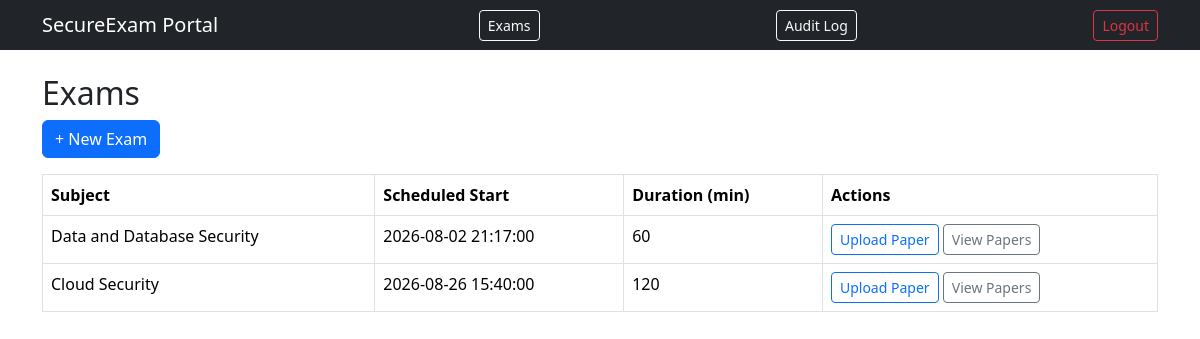
Page /exams (signed in) on the earlier database version.
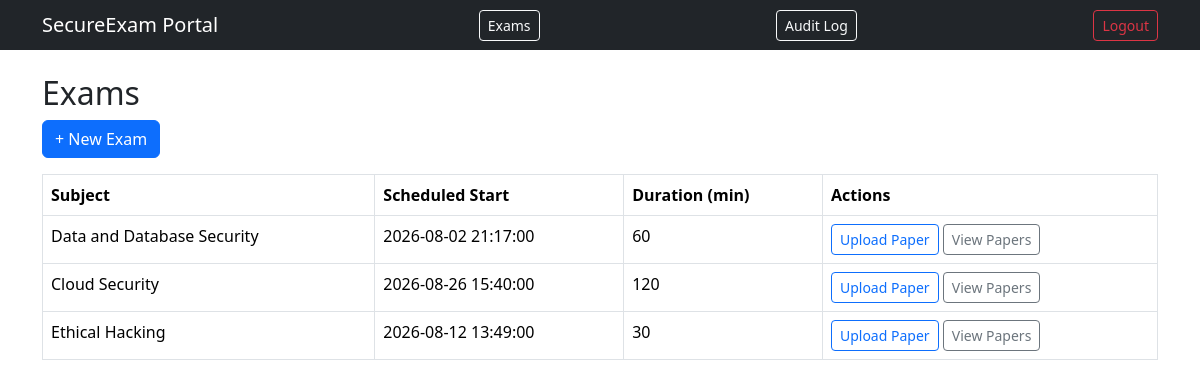
Same page on the later database version.
### app/models.py (models this page shows)
class Exam(db.Model):
    id = db.Column(db.Integer, primary_key=True)
    subject = db.Column(db.String(120), nullable=False)
    scheduled_start = db.Column(db.DateTime, nullable=False)
    duration_minutes = db.Column(db.Integer, nullable=False)

### app/exams/routes.py (the view)
@exams_bp.route('/exams')
@login_required
def list_exams():
    exams = Exam.query.all()
    return render_template('exams/list.html', exams=exams)

### app/__init__.py (called while the page is built)
def create_app():
    app = Flask(__name__)
    app.config['SECRET_KEY'] = os.getenv('SECRET_KEY')
    app.config['SQLALCHEMY_DATABASE_URI'] = os.getenv('DATABASE_URL')
    db.init_app(app)
    login_manager.init_app(app)
    login_manager.login_view = 'auth.login'
    from app.models import User
    @login_manager.user_loader
    def load_user(user_id):
        return User.query.get(int(user_id))
    from app.auth.routes import auth_bp
    from app.exams.routes import exams_bp
    app.register_blueprint(auth_bp)
    app.register_blueprint(exams_bp)
    @app.route('/')
    def home():
        from flask import render_template
        return render_template('home.html')
    return app

### app/templates/exams/list.html
{% extends "base.html" %}
{% block content %}
<h2>Exams</h2>
<a href="{{ url_for('exams.new_exam') }}" class="btn btn-primary mb-3">+ New Exam</a>
<table class="table table-bordered">
  <thead>
    <tr><th>Subject</th><th>Scheduled Start</th><th>Duration (min)</th><th>Actions</th></tr>
  </thead>
  <tbody>
    {% for exam in exams %}
    <tr>
      <td>{{ exam.subject }}</td>
      <td>{{ exam.scheduled_start }}</td>
      <td>{{ exam.duration_minutes }}</td>
      <td>
        <a href="{{ url_for('exams.upload_paper', exam_id=exam.id) }}" class="btn btn-sm btn-outline-primary">Upload Paper</a>
        <a href="{{ url_for('exams.list_papers', exam_id=exam.id) }}" class="btn btn-sm btn-outline-secondary">View Papers</a>
      </td>
    </tr>
    {% endfor %}
  </tbody>
</table>
{% endblock %}

Differences in the rows shown:
added Exam: subject "Ethical Hacking", scheduled_start "2026-08-12 13:49:00", duration_minutes "30"
